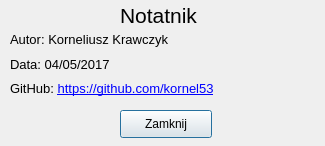
<?xml version="1.0" encoding="UTF-8"?>
<ui version="4.0">
 <class>Dialog</class>
 <widget class="QDialog" name="Dialog">
  <property name="geometry">
   <rect>
    <x>0</x>
    <y>0</y>
    <width>325</width>
    <height>146</height>
   </rect>
  </property>
  <property name="windowTitle">
   <string>O programie</string>
  </property>
  <widget class="QLabel" name="label">
   <property name="geometry">
    <rect>
     <x>120</x>
     <y>0</y>
     <width>81</width>
     <height>31</height>
    </rect>
   </property>
   <property name="font">
    <font>
     <pointsize>16</pointsize>
    </font>
   </property>
   <property name="text">
    <string>Notatnik</string>
   </property>
  </widget>
  <widget class="QPushButton" name="pushButton">
   <property name="geometry">
    <rect>
     <x>120</x>
     <y>110</y>
     <width>92</width>
     <height>28</height>
    </rect>
   </property>
   <property name="text">
    <string>Zamknij</string>
   </property>
  </widget>
  <widget class="QWidget" name="layoutWidget">
   <property name="geometry">
    <rect>
     <x>10</x>
     <y>30</y>
     <width>264</width>
     <height>68</height>
    </rect>
   </property>
   <layout class="QVBoxLayout" name="verticalLayout">
    <item>
     <widget class="QLabel" name="label_2">
      <property name="font">
       <font>
        <pointsize>10</pointsize>
       </font>
      </property>
      <property name="text">
       <string>Autor: Korneliusz Krawczyk</string>
      </property>
     </widget>
    </item>
    <item>
     <widget class="QLabel" name="label_3">
      <property name="font">
       <font>
        <pointsize>10</pointsize>
       </font>
      </property>
      <property name="text">
       <string>Data: 04/05/2017</string>
      </property>
     </widget>
    </item>
    <item>
     <widget class="QLabel" name="label_4">
      <property name="font">
       <font>
        <pointsize>10</pointsize>
       </font>
      </property>
      <property name="text">
       <string>&lt;html&gt;&lt;head/&gt;&lt;body&gt;&lt;p&gt;GitHub: &lt;a href=&quot;https://github.com/kornel53&quot;&gt;&lt;span style=&quot; text-decoration: underline; color:#0000ff;&quot;&gt;https://github.com/kornel53&lt;/span&gt;&lt;/a&gt;&lt;/p&gt;&lt;/body&gt;&lt;/html&gt;</string>
      </property>
     </widget>
    </item>
   </layout>
  </widget>
 </widget>
 <resources/>
 <connections>
  <connection>
   <sender>pushButton</sender>
   <signal>clicked()</signal>
   <receiver>Dialog</receiver>
   <slot>close()</slot>
   <hints>
    <hint type="sourcelabel">
     <x>171</x>
     <y>114</y>
    </hint>
    <hint type="destinationlabel">
     <x>260</x>
     <y>96</y>
    </hint>
   </hints>
  </connection>
 </connections>
</ui>
